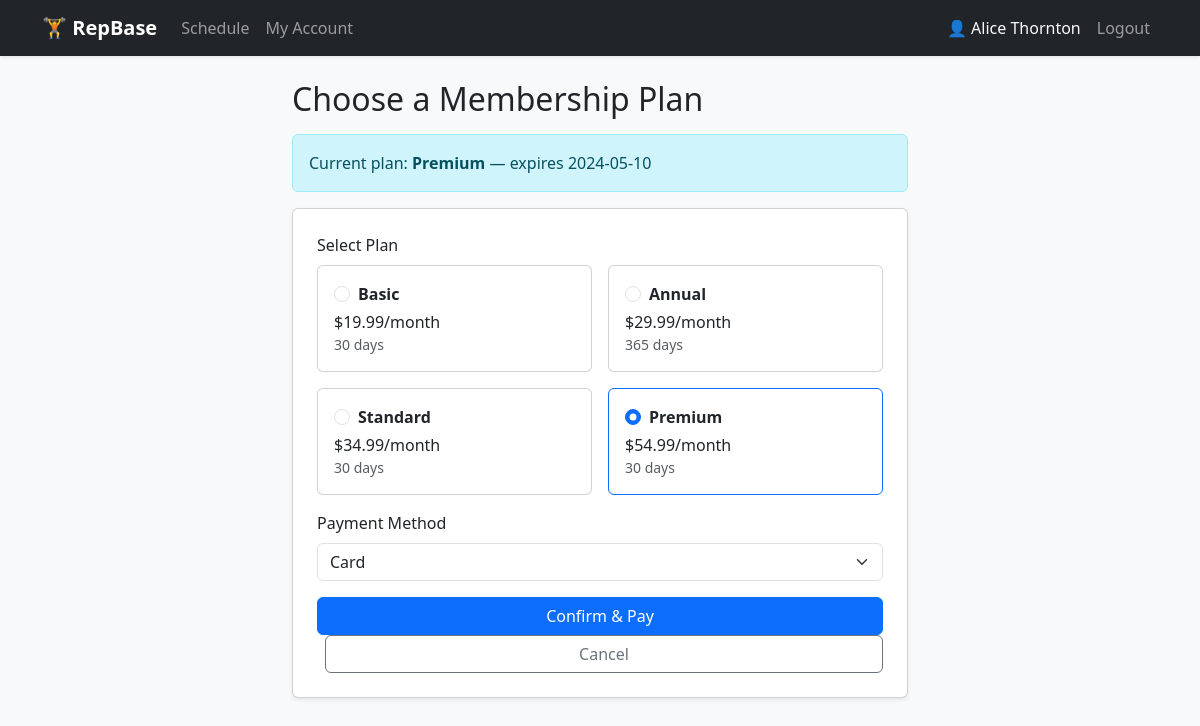
The app's page /membership.php (signed in) with its own data.
### tables this page shows
CREATE TABLE membership (
    Membership_id INT UNSIGNED AUTO_INCREMENT PRIMARY KEY,
    Member_id     INT UNSIGNED NOT NULL,
    Plan_id       INT UNSIGNED NOT NULL,
    StartDate     DATE         NOT NULL,
    EndDate       DATE         NOT NULL,
    Active        TINYINT(1)   NOT NULL DEFAULT 1,
    CONSTRAINT fk_ms_member FOREIGN KEY (Member_id) REFERENCES member (Member_id) ON DELETE CASCADE,
    CONSTRAINT fk_ms_plan   FOREIGN KEY (Plan_id)   REFERENCES plan   (Plan_id)   ON DELETE RESTRICT
);

CREATE TABLE plan (
    Plan_id      INT UNSIGNED AUTO_INCREMENT PRIMARY KEY,
    Name         VARCHAR(80)    NOT NULL,
    PriceMonthly DECIMAL(8,2)   NOT NULL,
    DurationDays INT UNSIGNED   NOT NULL
);

### membership.php (the view, shortened to what this page needs)
<?php
require_once __DIR__ . '/helpers.php';
$member = require_member();
$db     = db();
$mid    = $member['id'];
$plans = $db->query("SELECT * FROM plan ORDER BY PriceMonthly ASC")->fetchAll();
$stmt = $db->prepare("SELECT ms.*, p.Name AS PlanName
    FROM membership ms JOIN plan p ON p.Plan_id = ms.Plan_id
    WHERE ms.Member_id = ? AND ms.Active = 1
    ORDER BY ms.EndDate DESC LIMIT 1");
$stmt->execute([$mid]);
$current = $stmt->fetch();
?>
<div class="container" style="max-width:640px">
  <h2 class="mb-3">Choose a Membership Plan</h2>
  <?php if ($current): ?>
  <div class="alert alert-info">
    Current plan: <strong><?= e($current['PlanName']) ?></strong> — expires <?= e($current['EndDate']) ?>
  </div>
  <?php endif; ?>
  <form method="post" class="card p-4 shadow-sm">
    <div class="mb-3">
      <label class="form-label">Select Plan</label>
      <div class="row g-3">
        <?php foreach ($plans as $p):
            $selected = $current && $current['Plan_id'] == $p['Plan_id'];
        ?>
        <div class="col-md-6">
          <div class="card <?= $selected ? 'border-primary' : '' ?>">
            <div class="card-body">
              <div class="form-check">
                <input class="form-check-input" type="radio" name="plan_id"
                       id="plan<?= $p['Plan_id'] ?>" value="<?= $p['Plan_id'] ?>"
                       <?= $selected ? 'checked' : '' ?> required>
                <label class="form-check-label fw-bold" for="plan<?= $p['Plan_id'] ?>">
                  <?= e($p['Name']) ?>
                </label>
              </div>
              <p class="mb-0 mt-1">$<?= number_format((float)$p['PriceMonthly'], 2) ?>/month</p>
              <p class="mb-0 text-muted small"><?= (int)$p['DurationDays'] ?> days</p>
            </div>
          </div>
        </div>
        <?php endforeach; ?>
      </div>
    </div>
    <div class="mb-3">
      <label class="form-label">Payment Method</label>
      <select name="method" class="form-select">
        <option value="card">Card</option>
      </select>
    </div>
    <button type="submit" class="btn btn-primary">Confirm &amp; Pay</button>
    <a href="my_account.php" class="btn btn-outline-secondary ms-2">Cancel</a>
  </form>
</div>

### styles.css (style rules this page uses)
body { background-color: #f8f9fa; }

### records on screen
membership: Plan.Name "Premium", EndDate "2024-05-10", Plan_id "☐ Basic", Plan_id "☐ Annual", Plan_id "☐ Standard", Plan_id "☑ Premium"
plan: Name "Basic", PriceMonthly "19.99", DurationDays "30"
plan: Name "Annual", PriceMonthly "29.99", DurationDays "365"
plan: Name "Standard", PriceMonthly "34.99", DurationDays "30"
plan: Name "Premium", PriceMonthly "54.99", DurationDays "30"

### other values on screen
APP_NAME "RepBase"
$_SESSION['member_name'] "Alice Thornton"
